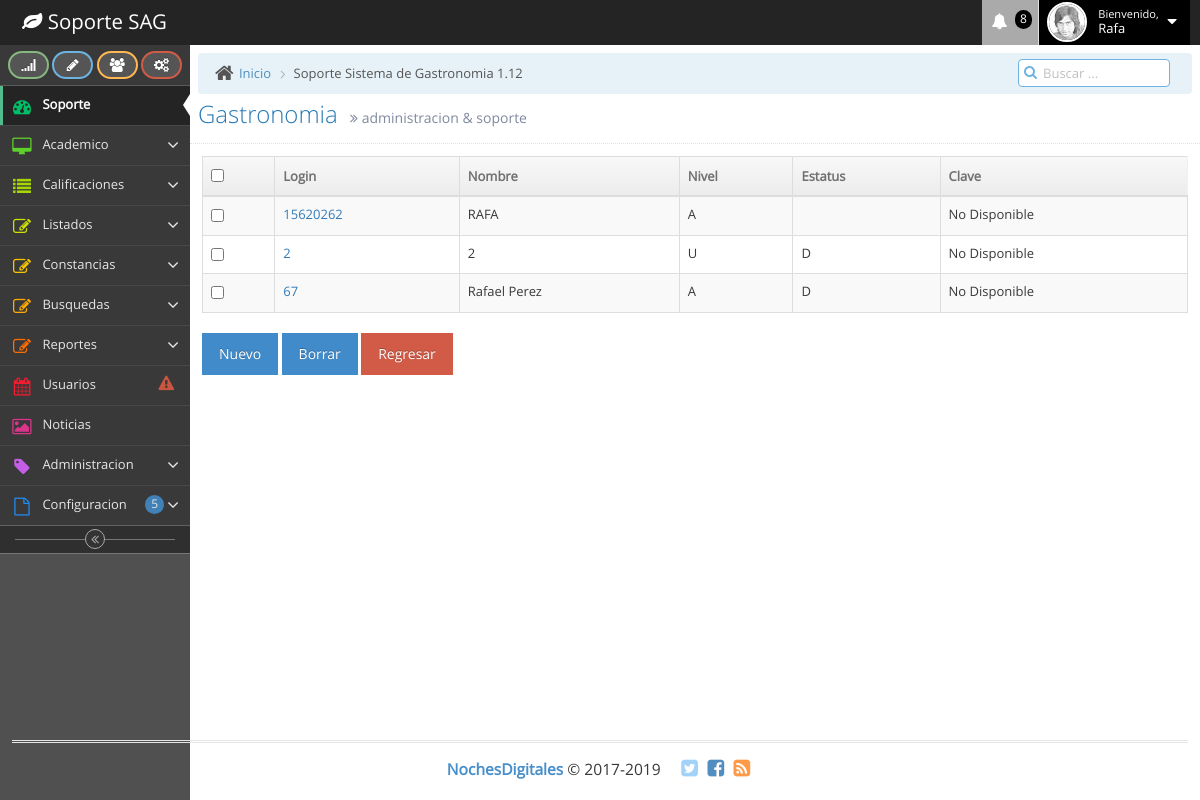
Page /soporteSAG/listausuarios.php on the committed database.
### tables this page shows
CREATE TABLE `usuarios` (
  `login_usuario` varchar(100) NOT NULL,
  `clave_usuario` varchar(100) DEFAULT NULL,
  `nivel_usuario` varchar(15) DEFAULT NULL,
  `nombre_usuario` varchar(100) NOT NULL,
  `confirma_clave_usuario` varchar(100) NOT NULL,
  `estado_usuario` varchar(100) NOT NULL,
  `pregunta_usuario` varchar(255) NOT NULL,
  `respuesta_usuario` varchar(255) NOT NULL
);

### soporteSAG/listausuarios.php (the view, shortened to what this page needs)
<?php
	$consulta = "SELECT * FROM usuarios";
	$resultado = mysql_query($consulta) or die(mysql_error());
?>
<!DOCTYPE html>
<html lang="en">
	<head>
		<link rel="stylesheet" href="assets/css/bootstrap.min.css" />
		<link rel="stylesheet" href="assets/font-awesome/4.5.0/css/font-awesome.min.css" />
		<link rel="stylesheet" href="assets/css/ace.min.css" class="ace-main-stylesheet" id="main-ace-style" />
		<link rel="stylesheet" href="assets/css/ace-skins.min.css" />
		<link rel="stylesheet" href="assets/css/ace-rtl.min.css" />
	</head>
	<body class="skin-2">
		<div id="navbar" class="navbar navbar-default          ace-save-state">
			<div class="navbar-container ace-save-state" id="navbar-container">
				<div class="navbar-header pull-left">
					<a href="index.html" class="navbar-brand">
						<small>
							<i class="fa fa-leaf"></i>
							Soporte SAG
						</small>
					</a>
				</div>
				<div class="navbar-buttons navbar-header pull-right" role="navigation">
					<ul class="nav ace-nav">
					  <li class="purple dropdown-modal">
							<a data-toggle="dropdown" class="dropdown-toggle" href="#">
								<i class="ace-icon fa fa-bell icon-animated-bell"></i>
								<span class="badge badge-important">8</span>
							</a>
					  </li>
						<li class="light-blue dropdown-modal">
							<a data-toggle="dropdown" href="#" class="dropdown-toggle">
								<img class="nav-user-photo" src="assets/images/avatars/user.jpg" alt="Jason's Photo" />
								<span class="user-info">
									<small>Bienvenido,</small>
									Rafa
								</span>
								<i class="ace-icon fa fa-caret-down"></i>
							</a>
					  </li>
				  </ul>
				</div>
			</div>
		</div>
		<div class="main-container ace-save-state" id="main-container">
			<div id="sidebar" class="sidebar                  responsive                    ace-save-state">
				<div class="sidebar-shortcuts" id="sidebar-shortcuts">
					<div class="sidebar-shortcuts-large" id="sidebar-shortcuts-large">
						<button class="btn btn-success">
							<i class="ace-icon fa fa-signal"></i>
						</button>
						<button class="btn btn-info">
							<i class="ace-icon fa fa-pencil"></i>
						</button>
						<button class="btn btn-warning">
							<i class="ace-icon fa fa-users"></i>
						</button>
						<button class="btn btn-danger">
							<i class="ace-icon fa fa-cogs"></i>
						</button>
					</div>
				</div>
				<ul class="nav nav-list">
					<li class="active">
						<a href="index.html">
							<i class="menu-icon fa fa-tachometer"></i>
							<span class="menu-text"> Soporte </span>
						</a>
					</li>
					<li class="">
						<a href="#" class="dropdown-toggle">
							<i class="menu-icon fa fa-desktop"></i>
							<span class="menu-text">
								Academico
							</span>
							<b class="arrow fa fa-angle-down"></b>
						</a>
					</li>
					<li class="">
						<a href="#" class="dropdown-toggle">
							<i class="menu-icon fa fa-list"></i>
							<span class="menu-text"> Calificaciones </span>
							<b class="arrow fa fa-angle-down"></b>
						</a>
					</li>
					<li class="">
						<a href="#" class="dropdown-toggle">
							<i class="menu-icon fa fa-pencil-square-o"></i>
							<span class="menu-text"> Listados </span>
							<b class="arrow fa fa-angle-down"></b>
						</a>
					</li>
<li class="">
						<a href="#" class="dropdown-toggle">
							<i class="menu-icon fa fa-pencil-square-o"></i>
									<span class="menu-text"> Constancias </span>
							<b class="arrow fa fa-angle-down"></b>
						</a>
					</li>
                    <li class="">
						<a href="#" class="dropdown-toggle">
							<i class="menu-icon fa fa-pencil-square-o"></i>
									<span class="menu-text"> Busquedas </span>
							<b class="arrow fa fa-angle-down"></b>
						</a>
					</li>
                    <li class="">
						<a href="#" class="dropdown-toggle">
							<i class="menu-icon fa fa-pencil-square-o"></i>
									<span class="menu-text"> Reportes </span>
							<b class="arrow fa fa-angle-down"></b>
						</a>
					</li>
				  <li class="">
						<a href="calendar.html">
							<i class="menu-icon fa fa-calendar"></i>
							<span class="menu-text">
								Usuarios
							<span class="badge badge-transparent tooltip-error" title="2 Important Events">
									<i class="ace-icon fa fa-exclamation-triangle red bigger-130"></i>
								</span>
							</span>
						</a>
					</li>
					<li class="">
						<a href="gallery.html">
							<i class="menu-icon fa fa-picture-o"></i>
							<span class="menu-text"> Noticias </span>
						</a>
					</li>
					<li class="">
						<a href="#" class="dropdown-toggle">
							<i class="menu-icon fa fa-tag"></i>
							<span class="menu-text"> Administracion </span>
							<b class="arrow fa fa-angle-down"></b>
						</a>
					</li>
					<li class="">
						<a href="#" class="dropdown-toggle">
							<i class="menu-icon fa fa-file-o"></i>
							<span class="menu-text">
								Configuracion
							<span class="badge badge-primary">5</span>
							</span>
							<b class="arrow fa fa-angle-down"></b>
						</a>
					</li>
				</ul>
				<div class="sidebar-toggle sidebar-collapse" id="sidebar-collapse">
					<i id="sidebar-toggle-icon" class="ace-icon fa fa-angle-double-left ace-save-state" data-icon1="ace-icon fa fa-angle-double-left" data-icon2="ace-icon fa fa-angle-double-right"></i>
				</div>
			</div>
			<div class="main-content">
				<div class="main-content-inner">
				  <div class="breadcrumbs ace-save-state" id="breadcrumbs">
						<ul class="breadcrumb">
							<li>
								<i class="ace-icon fa fa-home home-icon"></i>
								<a href="#">Inicio</a>
							</li>
							<li class="active">Soporte Sistema de Gastronomia 1.12</li>
						</ul>
						<div class="nav-search" id="nav-search">
							<form class="form-search">
								<span class="input-icon">
									<input type="text" placeholder="Buscar ..." class="nav-search-input" id="nav-search-input" autocomplete="off" />
									<i class="ace-icon fa fa-search nav-search-icon"></i>
								</span>
							</form>
						</div>
					</div>
						<div class="page-header">
							<h1>
								Gastronomia
								<small>
									<i class="ace-icon fa fa-angle-double-right"></i>
									administracion &amp; soporte
								</small>
						  </h1>
				  </div>
						<div class="row">
							<div class="col-xs-12">
								<div class="col-xs-12">
      <section id="main-content">
          <section class="wrapper">
          	<div class="row mt">
          		<div class="col-lg-12">
                  <div class="form-panel">
								<div class="module-body table">
									<form name="form" method="post" action="">
										<table cellpadding="0" cellspacing="0" border="0" class="table table-striped table-bordered table-hover dataTable no-footer" width="100%">
											<thead>
												<tr>
													<th class="cell-check"><input type="checkbox" class="inbox-checkbox" name="chkall" onclick="markall(this.form)"></th>
													<th>Login</th>
													<th>Nombre</th>
													<th>Nivel</th>
													<th>Estatus</th>
													<th>Clave</th>
												</tr>
											</thead>
											<tbody>
												<?php
												while($fila = mysql_fetch_assoc($resultado)){
												?>
												<tr class="odd gradeX">
													<td class="cell-check"><input type="checkbox" class="inbox-checkbox " name="chk" value="<?php echo $fila["login_usuario"]; ?>"></td>
            							<td><a href="edicionusuarios.php?i=<?php echo $fila["login_usuario"] ?>"><?php echo $fila["login_usuario"] ?></a></td>
													<td><?php echo $fila["nombre_usuario"] ?></td>
													<td><?php echo $fila["nivel_usuario"] ?></td>
													<td><?php echo $fila["estado_usuario"] ?></td>
													<td>No Disponible</td>
												</tr>
												<?php
												}
												?>
											</tbody>
										</table>
									</form>
								</div>
							</div>
							<a class="btn btn-primary" href="edicionusuarios.php">Nuevo</a>
							<a class="btn btn-primary" href="javascript:remove(this.form, 'listausuarios.php')">Borrar</a>
							<a href="index.php" class="btn btn-danger">Regresar</a>
						<br/>
          		</div>
          	</div>
		</section>
								</div>
							</div>
						</div>
			  </div>
				</div>
			</div>
			<div class="footer">
				<div class="footer-inner">
					<div class="footer-content">
						<span class="bigger-120">
							<span class="blue bolder">NochesDigitales</span>
							 &copy; 2017-2019
						</span>
						<span class="action-buttons">
							<a href="#">
								<i class="ace-icon fa fa-twitter-square light-blue bigger-150"></i>
							</a>
							<a href="#">
								<i class="ace-icon fa fa-facebook-square text-primary bigger-150"></i>
							</a>
							<a href="#">
								<i class="ace-icon fa fa-rss-square orange bigger-150"></i>
							</a>
						</span>
					</div>
				</div>
			</div>
	</body>
</html>

### rows in the picture
usuarios: login_usuario "15620262", nombre_usuario "RAFA", nivel_usuario "A"
usuarios: login_usuario "2", nombre_usuario "2", nivel_usuario "U", estado_usuario "D"
usuarios: login_usuario "67", nombre_usuario "Rafael Perez", nivel_usuario "A", estado_usuario "D"
